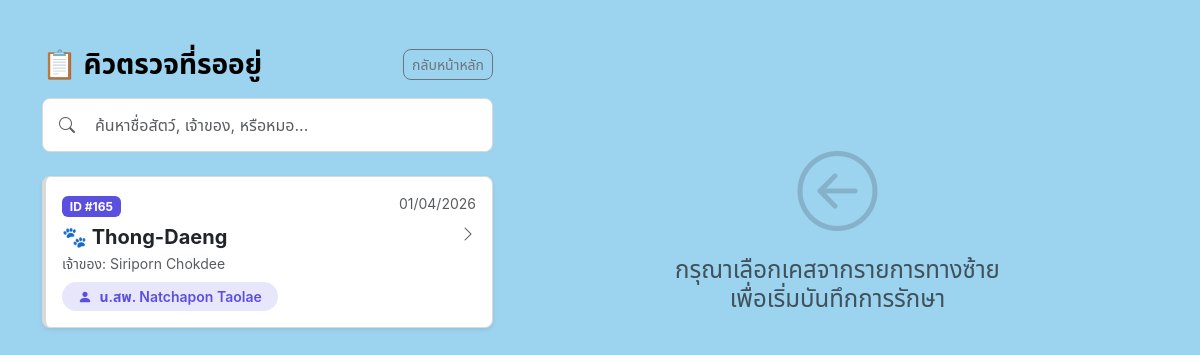
The page /pages/treatment_form.php on the database its author committed.
### tables this page shows
CREATE TABLE `appointments` (
  `appointments_ID` int(11) NOT NULL,
  `appointment_detail` varchar(200) NOT NULL,
  `pet_ID` int(11) NOT NULL,
  `doctor_ID` int(11) NOT NULL,
  `Date` date NOT NULL
);

CREATE TABLE `pet` (
  `pet_ID` int(9) NOT NULL,
  `owner_ID` int(9) DEFAULT NULL,
  `name` varchar(20) DEFAULT NULL,
  `dob` date DEFAULT NULL,
  `breed_ID` int(10) DEFAULT NULL,
  `age` int(100) DEFAULT NULL,
  `gender` varchar(10) DEFAULT NULL
);

CREATE TABLE `owner` (
  `owner_ID` int(9) NOT NULL,
  `name` varchar(50) DEFAULT NULL,
  `phonenumber` varchar(10) DEFAULT NULL,
  `email` varchar(20) DEFAULT NULL,
  `address` varchar(50) DEFAULT NULL
);

CREATE TABLE `doctor` (
  `doctor_ID` int(11) NOT NULL,
  `name` varchar(50) NOT NULL,
  `phoneNumber` int(10) NOT NULL
);

### pages/treatment_form.php (the view, shortened to what this page needs)
<?php
require_once '../config/db.php';
$sql_queue = "SELECT a.appointments_ID, a.Date, a.appointment_detail,
                     p.name AS pet_name, o.name AS owner_name,
                     d.name AS doctor_name
              FROM appointments a
              JOIN pet p ON a.pet_ID = p.pet_ID
              JOIN owner o ON p.owner_ID = o.owner_ID
              JOIN doctor d ON a.doctor_ID = d.doctor_ID
              LEFT JOIN diagnoses diag ON a.appointments_ID = diag.appointment_ID
              WHERE diag.diagnoses_ID IS NULL
              ORDER BY a.Date ASC, a.appointments_ID ASC";
$queue = $pdo->query($sql_queue)->fetchAll();
?>
<!DOCTYPE html>
<html lang="th">
<head>
    <link rel="stylesheet" href="../css/petcare-token.css">
    <link href="https://cdn.jsdelivr.net/npm/bootstrap@5.3.0/dist/css/bootstrap.min.css" rel="stylesheet">
    <link rel="stylesheet" href="https://cdn.jsdelivr.net/npm/bootstrap-icons@1.11.1/font/bootstrap-icons.css">
</head>
<body>
<div class="container py-5">
    <div class="row g-4">
        <div class="col-lg-5">
            <div class="d-flex justify-content-between align-items-center mb-3">
                <h3 class="fw-bold mb-0">📋 คิวตรวจที่รออยู่</h3>
                <a href="../index.php" class="btn btn-sm btn-outline-secondary rounded-pill">กลับหน้าหลัก</a>
            </div>
            <div class="search-box d-flex align-items-center mb-4">
                <i class="bi bi-search text-muted me-2"></i>
                <input type="text" id="queueSearch" class="form-control" placeholder="ค้นหาชื่อสัตว์, เจ้าของ, หรือหมอ...">
            </div>
            <?php if (empty($queue)): ?>
                <div class="text-center py-5 bg-white rounded-4 shadow-sm">
                    <i class="bi bi-check-circle text-success display-4"></i>
                    <p class="mt-3 text-muted">ตรวจครบทุกเคสแล้ว!</p>
                </div>
            <?php else: ?>
                <div class="queue-container" id="queueList">
                    <?php foreach ($queue as $q): ?>
                        <div class="card queue-card p-3 mb-3 shadow-sm select-case"
                             data-id="<?= $q['appointments_ID'] ?>"
                             data-pet="<?= htmlspecialchars($q['pet_name']) ?>"
                             data-owner="<?= htmlspecialchars($q['owner_name']) ?>"
                             data-detail="<?= htmlspecialchars($q['appointment_detail']) ?>"
                             data-doctor="<?= htmlspecialchars($q['doctor_name']) ?>">
                            <div class="d-flex justify-content-between align-items-start">
                                <div>
                                    <span class="badge bg-primary mb-2">ID #<?= $q['appointments_ID'] ?></span>
                                    <h5 class="fw-bold mb-1 pet-name">🐾 <?= htmlspecialchars($q['pet_name']) ?></h5>
                                    <p class="small text-muted mb-2 owner-name">เจ้าของ: <?= htmlspecialchars($q['owner_name']) ?></p>
                                    <div class="doctor-badge doctor-name">
                                        <i class="bi bi-person-fill me-1"></i> น.สพ. <?= htmlspecialchars($q['doctor_name']) ?>
                                    </div>
                                </div>
                                <div class="text-end">
                                    <small class="text-muted d-block"><?= date('d/m/Y', strtotime($q['Date'])) ?></small>
                                    <i class="bi bi-chevron-right text-muted mt-2 d-inline-block"></i>
                                </div>
                            </div>
                        </div>
                    <?php endforeach; ?>
                </div>
            <?php endif; ?>
        </div>
        <div class="col-lg-7">
            <div id="welcomeView" class="text-center py-5 mt-5">
                <i class="bi bi-arrow-left-circle display-1 text-muted opacity-25"></i>
                <h4 class="mt-3 text-muted">กรุณาเลือกเคสจากรายการทางซ้าย <br>เพื่อเริ่มบันทึกการรักษา</h4>
            </div>
        </div>
    </div>
</div>
</body>
</html>

### css/petcare-token.css (style rules this page uses)
:root { --color-purple-500: #5B4FE0; --color-yelllow-500: #F4D12E; --color-yellow-500: #F4D12E; --color-green-500: #5FA777; --color-gray-400: #D9D9D9; --color-blue-100: #9CD3EF; --color-black-1000: #000000; --color-white: #FFFFFF; --color-primary: var(--color-purple-500); --color-danger: var(--color-yelllow-500); --color-success: var(--color-green-500); --color-background: var(--color-blue-100); --color-surface: var(--color-white); --tint-primary: color-mix(in srgb, var(--color-purple-500) 14%, white); --tint-primary-strong: color-mix(in srgb, var(--color-purple-500) 22%, white); --tint-success: color-mix(in srgb, var(--color-green-500) 16%, white); --tint-danger: color-mix(in srgb, var(--color-yelllow-500) 30%, white); --tint-background-strong: color-mix(in srgb, var(--color-blue-100) 55%, white); --font-family-base: -apple-system, "Segoe UI", "Noto Sans Thai", "Leelawadee UI", sans-serif; --font-size-2xl: 32px; --font-size-lg: 24px; --font-size-md: 18px; --font-size-sm: 14px; --space-16: 16px; --space-24: 24px; --Grid-8: 8px; --radius-md: 8px; --space-md: var(--space-16); --space-lg: var(--space-24); --Grid: var(--Grid-8); --button-primary-bg: var(--color-primary); --button-primary-text: var(--color-white); --button-radius: var(--radius-md); --input-border: var(--color-gray-400); --input-focus: var(--color-primary); --input-padding: var(--space-md); --chip-bg-default: var(--color-gray-400); --chip-bg-active: var(--color-primary); --chip-radius: 16px; --thumbnail-size: 48px; --thumbnail-radius: var(--radius-md); }

### pages/treatment_form.php (style rules this page uses)
body { font-family: var(--font-family-base); background-color: var(--color-background); color: var(--color-black-1000); }
.queue-card { border: 1px solid var(--color-gray-400); border-radius: var(--radius-md); transition: 0.2s; cursor: pointer; border-left: 4px solid var(--color-primary); background: var(--color-surface); }
.doctor-badge { background-color: var(--tint-primary); color: var(--color-primary); font-weight: 600; padding: calc(var(--Grid-8) / 2) var(--space-md); border-radius: var(--chip-radius); font-size: var(--font-size-sm); }
.search-box { background: var(--color-surface); border-radius: var(--radius-md); padding: var(--Grid-8) var(--space-md); border: 1px solid var(--input-border); }
.search-box input { border: none; box-shadow: none; background: transparent; }
.bg-primary { background-color: var(--color-primary) !important; }
.card { border-radius: var(--radius-md) !important; border-color: var(--color-gray-400) !important; background-color: var(--color-surface) !important; }
.btn { border-radius: var(--button-radius) !important; }

### rows shown on the page
appointments: appointments_ID "165", pet_ID.name "Thong-Daeng", owner.name "Siriporn Chokdee", doctor_ID.name "Natchapon Taolae", Date "01/04/2026"
